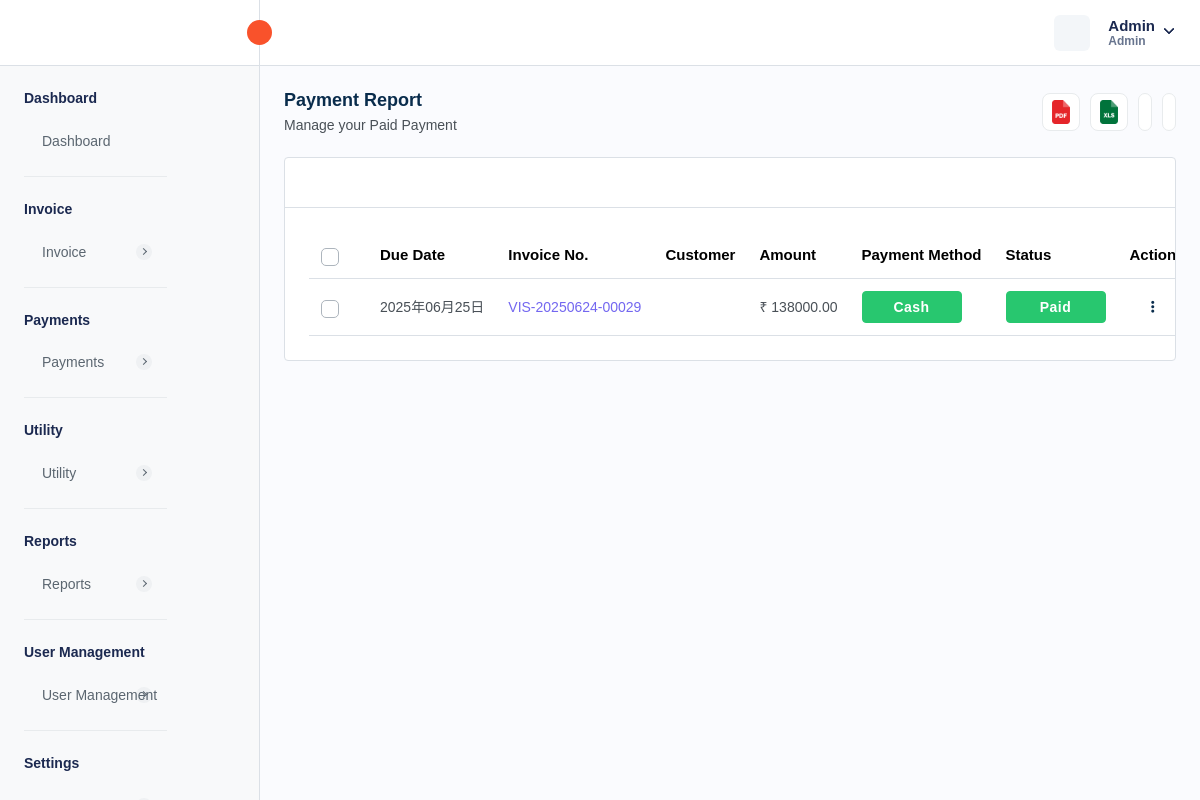
Page /payment-paid.php (signed in) on the earlier database version.
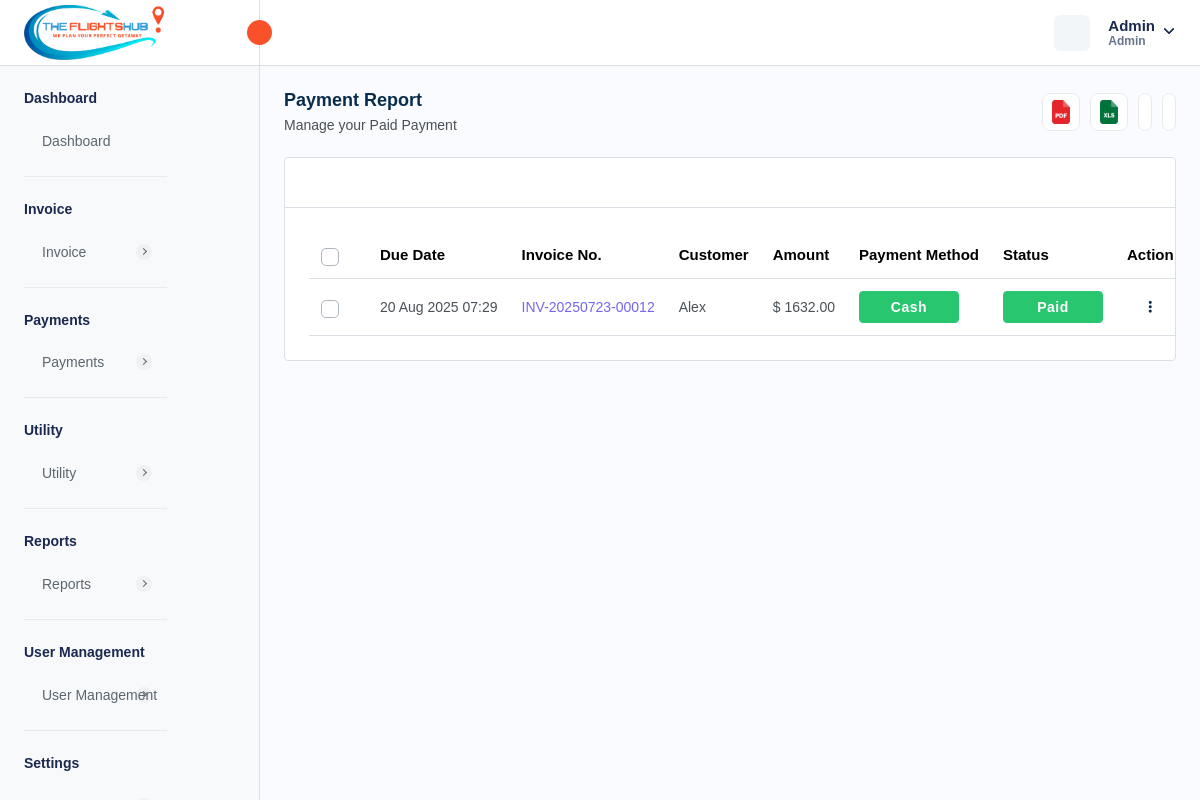
Same page on the later database version.
### tables this page shows
CREATE TABLE `invoice` (
  `invoice_id` int NOT NULL AUTO_INCREMENT,
  `invoice_number` varchar(255) NOT NULL,
  `invoice_title` varchar(255) DEFAULT NULL,
  `payment_method` enum('CREDIT_CARD','DEBIT_CARD','CASH','CASH_DEPOSIT','NET_BANKING','PAYPAL','OTHER') NOT NULL,
  `transaction_id` varchar(255) DEFAULT NULL,
  `status` enum('PAID','PENDING','CANCELLED','REFUNDED') NOT NULL,
  `airline_name` text,
  `travel_date` varchar(45) DEFAULT NULL,
  `due_date` varchar(255) DEFAULT NULL,
  `customer_name` varchar(255) DEFAULT NULL,
  `service_id` json DEFAULT NULL,
  `from_location` text,
  `to_location` text,
  `customer_address` longtext,
  `description` longtext,
  `reminder_enabled` int NOT NULL DEFAULT '0',
  `reminder_count` int NOT NULL DEFAULT '0',
  `organization` varchar(255) DEFAULT NULL,
  `passenger_details` json DEFAULT NULL,
  `total_amount` decimal(10,2) NOT NULL,
  `created_at` timestamp NULL DEFAULT CURRENT_TIMESTAMP,
  `updated_at` timestamp NULL DEFAULT CURRENT_TIMESTAMP ON UPDATE CURRENT_TIMESTAMP,
  `created_by` int NOT NULL,
  `is_active` int NOT NULL DEFAULT '1',
  PRIMARY KEY (`invoice_id`),
  UNIQUE KEY `invoice_number_UNIQUE` (`invoice_number`),
  UNIQUE KEY `transaction_id_UNIQUE` (`transaction_id`)
);

CREATE TABLE `localization_settings` (
  `id` int NOT NULL AUTO_INCREMENT,
  `language` varchar(50) DEFAULT 'English',
  `timezone` varchar(100) DEFAULT 'UTC',
  `date_format` varchar(20) DEFAULT 'd M Y',
  `time_format` varchar(10) DEFAULT '12',
  `currency_id` int DEFAULT NULL,
  `created_at` datetime DEFAULT CURRENT_TIMESTAMP,
  `updated_at` datetime DEFAULT CURRENT_TIMESTAMP ON UPDATE CURRENT_TIMESTAMP,
  PRIMARY KEY (`id`)
);

CREATE TABLE `currency` (
  `currency_id` int NOT NULL AUTO_INCREMENT,
  `currency_name` varchar(255) DEFAULT NULL,
  `currency_code` varchar(45) DEFAULT NULL,
  `currency_symbol` varchar(45) DEFAULT NULL,
  `currency_rate` decimal(10,2) DEFAULT NULL,
  `created_at` timestamp NULL DEFAULT CURRENT_TIMESTAMP,
  `updated_at` timestamp NULL DEFAULT NULL,
  `is_active` int DEFAULT '1',
  PRIMARY KEY (`currency_id`)
);

CREATE TABLE `company_settings` (
  `company_id` int NOT NULL AUTO_INCREMENT,
  `company_name` varchar(255) DEFAULT NULL,
  `company_email` varchar(255) DEFAULT NULL,
  `company_phone` varchar(20) DEFAULT NULL,
  `company_website` varchar(255) DEFAULT NULL,
  `company_logo` varchar(255) DEFAULT NULL,
  `favicon` varchar(255) DEFAULT NULL,
  `address` text,
  `country` varchar(100) DEFAULT NULL,
  `state` varchar(100) DEFAULT NULL,
  `city` varchar(100) DEFAULT NULL,
  `postal_code` varchar(20) DEFAULT NULL,
  `gst_number` varchar(255) DEFAULT NULL,
  `bz_number` varchar(255) DEFAULT NULL,
  `created_at` timestamp NULL DEFAULT CURRENT_TIMESTAMP,
  `updated_at` timestamp NULL DEFAULT CURRENT_TIMESTAMP ON UPDATE CURRENT_TIMESTAMP,
  PRIMARY KEY (`company_id`)
);

### payment-paid.php (the view, shortened to what the changed rows need)
<?php
require "./database/config.php";
try {
    $stmtFetchInvoices = $db->prepare("SELECT * FROM invoice
    WHERE invoice.status = 'PAID' AND invoice.is_active = 1
    ");
    if ($stmtFetchInvoices->execute()) {
        $invoices = $stmtFetchInvoices->get_result();
    } else {
        $_SESSION['error'] = 'Error for fetching customers';
    }
    $stmtFetchCompanySettings = $db->prepare("SELECT * FROM company_settings");
    $stmtFetchCompanySettings->execute();
    $companySettings = $stmtFetchCompanySettings->get_result()->fetch_array(MYSQLI_ASSOC);
    $stmtFetchLocalizationSettings = $db->prepare("SELECT * FROM localization_settings INNER JOIN currency ON localization_settings.currency_id = currency.currency_id;");
    $stmtFetchLocalizationSettings->execute();
    $localizationSettings = $stmtFetchLocalizationSettings->get_result()->fetch_array(MYSQLI_ASSOC);
} catch (Exception $e) {
    $_SESSION['error'] = $e;
}
?>
<!DOCTYPE html>
<html lang="en">
<head>
    <link rel="stylesheet" href="assets/css/bootstrap.min.css" />
    <link rel="stylesheet" href="assets/css/bootstrap-datetimepicker.min.css" />
    <link rel="stylesheet" href="assets/plugins/daterangepicker/daterangepicker.css" />
    <link rel="stylesheet" href="assets/css/animate.css" />
    <link rel="stylesheet" href="assets/plugins/select2/css/select2.min.css" />
    <link rel="stylesheet" href="assets/css/dataTables.bootstrap5.min.css" />
    <link rel="stylesheet" href="assets/plugins/fontawesome/css/fontawesome.min.css" />
    <link rel="stylesheet" href="assets/plugins/fontawesome/css/all.min.css" />
    <link rel="stylesheet" href="assets/css/style.css" />
    <link rel="stylesheet" href="https://cdn.jsdelivr.net/npm/notyf@3/notyf.min.css" />
</head>
</head>
<body>
    <div class="main-wrapper">
        <div class="header">
            <?php require_once("header.php"); ?>
        </div>
        <div class="page-wrapper">
            <div class="content">
                <div class="card table-list-card">
                    <div class="card-body">
                        <div class="table-responsive">
                            <table id="myTable" class="table datanew">
                                <thead>
                                    <tr>
                                        <th class="no-sort">
                                            <label class="checkboxs">
                                                <span class="checkmarks"></span>
                                            </label>
                                        </th>
                                        <th>Due Date</th>
                                        <th>Invoice No.</th>
                                        <th>Customer</th>
                                        <th>Amount</th>
                                        <th>Payment Method</th>
                                        <th>Status</th>
                                        <th class="no-sort text-center">Action</th>
                                    </tr>
                                </thead>
                                <tbody>
                                    <?php foreach ($invoices->fetch_all(MYSQLI_ASSOC) as $invoice) { ?>
                                        <tr>
                                            <td>
                                                <label class="checkboxs">
                                                    <span class="checkmarks"></span>
                                                </label>
                                            </td>
                                            <td><?php $date = new DateTime($invoice['due_date']);
                                            echo $date->format(isset($localizationSettings["date_format"]) ? $localizationSettings["date_format"] : "d M Y") ?></td>
                                            <td class="ref-number"><?php echo $invoice['invoice_number'] ?></td>
                                            <td>
                                                <?php echo $invoice['customer_name'] ?>
                                            </td>
                                            <td>
                                                <?php echo (isset($localizationSettings["currency_symbol"]) ? $localizationSettings["currency_symbol"] : "$") . " " . $invoice['total_amount'] ?>
                                            </td>
                                            <td class="payment-info">
                                                <?php if ($invoice['payment_method'] == 'CREDIT_CARD') { ?>
                                                    <span class="badge badge-lg bg-success">Credit Card</span>
                                                <?php } elseif ($invoice['payment_method'] == 'DEBIT_CARD') { ?>
                                                    <span class="badge badge-lg bg-success">Debit Card</span>
                                                <?php } elseif ($invoice['payment_method'] == 'CASH') { ?>
                                                    <span class="badge badge-lg bg-success">Cash</span>
                                                <?php } elseif ($invoice['payment_method'] == 'CASH_DEPOSIT') { ?>
                                                    <span class="badge badge-lg bg-success">Cash Deposit</span>
                                                <?php } elseif ($invoice['payment_method'] == 'NET_BANKING') { ?>
                                                    <span class="badge badge-lg bg-primary">Net Banking</span>
                                                <?php } elseif ($invoice['payment_method'] == 'PAYPAL') { ?>
                                                    <span class="badge badge-lg bg-primary">Paypal</span>
                                                <?php } elseif ($invoice['payment_method'] == 'OTHER') { ?>
                                                    <span class="badge badge-lg bg-warning">Other</span>
                                                <?php } ?>
                                            </td>
                                            <td>
                                                <?php if ($invoice['status'] == 'PAID') { ?>
                                                    <span class="badge badge-lg bg-success">Paid</span>
                                                <?php } elseif ($invoice['status'] == 'CANCELLED') { ?>
                                                    <span class="badge badge-lg bg-danger">Cancelled</span>
                                                <?php } elseif ($invoice['status'] == 'PENDING') { ?>
                                                    <span class="badge badge-lg bg-warning">Pending</span>
                                                <?php } elseif ($invoice['status'] == 'REFUNDED') { ?>
                                                    <span class="badge badge-lg bg-primary">Refunded</span>
                                                <?php } ?>
                                            </td>
                                            <td class="text-center">
                                                <a class="action-set" href="javascript:void(0);" data-bs-toggle="dropdown"
                                                    aria-expanded="true">
                                                    <i class="fa fa-ellipsis-v" aria-hidden="true"></i>
                                                </a>
                                            </td>
                                        </tr>
                                    <?php } ?>
                                </tbody>
                            </table>
                        </div>
                    </div>
                </div>
            </div>
        </div>
    </div>
</body>
</html>

### header.php (shortened to what the changed rows need)
<div class="header">
    <div class="header-left active">
        <a href="admin-dashboard.php" class="logo logo-normal">
            <img src="<?= isset($companySettings['company_logo']) ? $companySettings['company_logo'] : "assets/img/logo/vis-logo.png" ?>" alt="" />
        </a>
    </div>
</div>

Differences in the rows shown:
removed invoice: due_date.date_format "2025年06月25日", invoice_number "VIS-20250624-00029", total_amount "138000.00", payment_method "Cash", status "Paid"
no longer on this page (row unchanged): currency: currency_symbol "₹"
now on this page (row edited): company_settings: company_logo (picture)
added invoice: due_date.date_format "20 Aug 2025 07:29", invoice_number "INV-20250723-00012", customer_name "Alex", total_amount "1632.00", payment_method "Cash", status "Paid"
added currency: currency_symbol "$"
